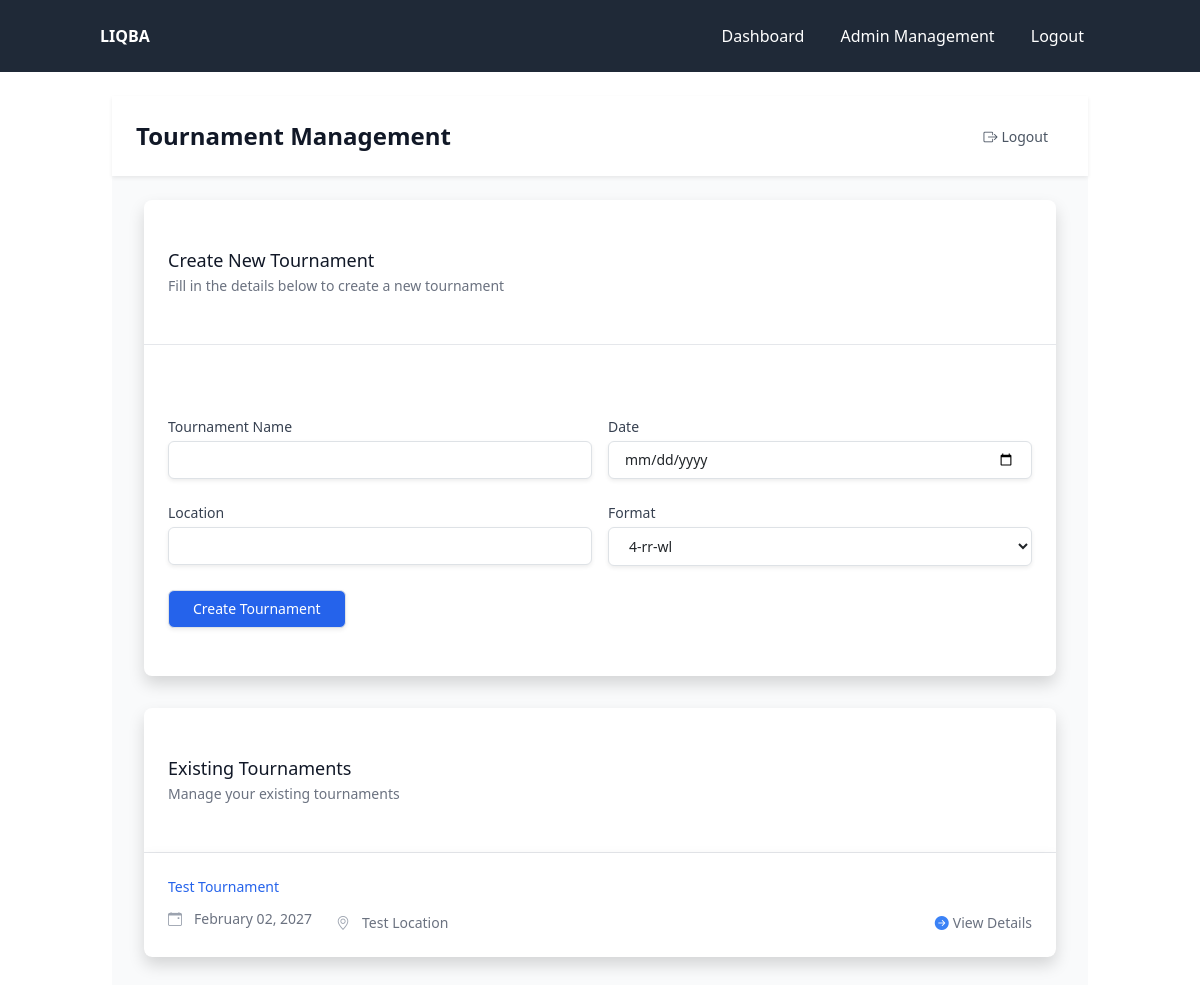
The app's page /admin/dashboard (signed in) with its own data.
### models/tournament.py (models this page shows, shortened)
class Tournament(db.Model):
    __tablename__ = 'tournament'
    id = db.Column(db.Integer, primary_key=True)
    name = db.Column(db.String(100), nullable=False)
    date = db.Column(db.Date, nullable=False)
    location = db.Column(db.String(100))
    password = db.Column(db.String(10), nullable=False)
    format_json = db.Column(db.Text, nullable=False, default='{}')  # JSON format with default value
    status = db.Column(db.String(20), default='planning')  # planning, registration, active, completed
    created_at = db.Column(db.DateTime, server_default=db.func.now())
    updated_at = db.Column(db.DateTime, server_default=db.func.now(), onupdate=db.func.now())
    games = db.relationship('Game', back_populates='tournament', lazy=True, cascade='all, delete-orphan')
    questions = db.relationship('Question', back_populates='tournament_rel', lazy=True, foreign_keys='Question.tournament_id')
    team_aliases = db.relationship('TeamAlias', back_populates='tournament', lazy=True, cascade='all, delete-orphan')
    room_aliases = db.relationship('RoomAlias', back_populates='tournament', lazy=True, cascade='all, delete-orphan')
    reader_assignments = db.relationship(
        'ReaderTournament',
        back_populates='tournament',
        cascade='all, delete-orphan',
        single_parent=True
    )
    readers = association_proxy(
        'reader_assignments', 'reader',
        creator=lambda r: ReaderTournament(reader=r)
    )
    @property
    def format(self):
        return json.loads(self.format_json)
    @format.setter
    def format(self, value):
        if isinstance(value, str):
            self.format_json = value
        else:
            self.format_json = json.dumps(value)

### controllers/admin_controller.py (the view, shortened to what this page needs)
@admin_bp.route('/dashboard', methods=['GET', 'POST'], endpoint='dashboard')
@admin_login_required
def dashboard():
    form = CreateTournamentForm()
    try:
        tournaments = Tournament.query.order_by(Tournament.date.desc()).all()
        formats_dir = os.path.join(os.path.dirname(os.path.dirname(os.path.abspath(__file__))), 'formats')
        formats = []
        if os.path.exists(formats_dir):
            formats = [f.split('.')[0] for f in os.listdir(formats_dir) if f.endswith('.json')]
        form.format.choices = [(f, f) for f in formats]
        return render_template('admin/dashboard.html',
                            tournaments=tournaments,
                            formats=formats,
                            form=form,
                            current_date=datetime.now().strftime('%Y-%m-%d'))
    except Exception as e:
        db.session.rollback()
        print(f"Error in dashboard: {str(e)}")
        flash(f'An error occurred while loading the dashboard: {str(e)}', 'danger')
        return render_template('admin/dashboard.html',
                            tournaments=[],
                            formats=[],
                            form=CreateTournamentForm(),
                            current_date=datetime.now().strftime('%Y-%m-%d'))

### controllers/admin_controller.py
class CreateTournamentForm(FlaskForm):
    name = StringField('Tournament Name', validators=[validators.DataRequired()])
    date = StringField('Date', validators=[validators.DataRequired()])
    location = StringField('Location', validators=[validators.DataRequired()])
    format = SelectField('Format', validators=[validators.DataRequired()], choices=[])
    submit = SubmitField('Create Tournament')

### controllers/admin_controller.py (called while the page is built)
def admin_login_required(f):
    @wraps(f)
    def decorated_function(*args, **kwargs):
        if 'admin_id' not in session:
            flash('Please login first', 'warning')
            return redirect(url_for('admin.login'))
        return f(*args, **kwargs)
    return decorated_function

@admin_bp.before_request
def check_password_change():
    if 'admin_id' not in session or request.endpoint in ['admin.logout', 'admin.change_password', 'static']:
        return
    admin = Admin.query.get(session['admin_id'])
    if admin and admin.needs_password_change:
        if request.endpoint != 'admin.change_password':
            return redirect(url_for('admin.change_password'))

### controllers/reader_controller.py (called while the page is built)
@login_manager.user_loader
def load_reader(reader_id):
    return Reader.query.get(int(reader_id))

### templates/admin/dashboard.html (shortened to what this page needs)
{% extends "base.html" %}
{% block content %}
<div class="min-h-screen bg-gray-50">
  <header class="bg-white shadow-sm">
    <div class="max-w-7xl mx-auto py-4 px-4 sm:px-6 lg:px-8 flex justify-between items-center">
      <h1 class="text-2xl font-semibold text-gray-900">Tournament Management</h1>
      <div>
        <a href="{{ url_for('admin.logout') }}" class="text-gray-600 hover:text-gray-900 px-3 py-2 rounded-md text-sm font-medium">
          <i class="bi bi-box-arrow-right mr-1"></i>Logout
        </a>
      </div>
    </div>
  </header>
    <main class="max-w-7xl mx-auto py-6 sm:px-6 lg:px-8">
      <div class="bg-white shadow overflow-hidden sm:rounded-lg mb-8">
        <div class="px-4 py-5 sm:px-6 border-b border-gray-200">
          <h3 class="text-lg leading-6 font-medium text-gray-900">Create New Tournament</h3>
          <p class="mt-1 max-w-2xl text-sm text-gray-500">Fill in the details below to create a new tournament</p>
        </div>
        <div class="px-4 py-5 sm:p-6">
          <form method="post" class="space-y-6">
            <div class="grid grid-cols-1 gap-y-6 gap-x-4 sm:grid-cols-6">
              <div class="sm:col-span-6 md:col-span-3">
                {{ form.name.label(class="block text-sm font-medium text-gray-700") }}
                {{ form.name(class="mt-1 block w-full border border-gray-300 rounded-md shadow-sm py-2 px-3 focus:outline-none focus:ring-blue-500 focus:border-blue-500 sm:text-sm") }}
              </div>
              <div class="sm:col-span-6 md:col-span-3">
                {{ form.date.label(class="block text-sm font-medium text-gray-700") }}
                {{ form.date(type="date", class="mt-1 block w-full border border-gray-300 rounded-md shadow-sm py-2 px-3 focus:outline-none focus:ring-blue-500 focus:border-blue-500 sm:text-sm date-picker") }}
              </div>
              <div class="sm:col-span-6 md:col-span-3">
                {{ form.location.label(class="block text-sm font-medium text-gray-700") }}
                {{ form.location(class="mt-1 block w-full border border-gray-300 rounded-md shadow-sm py-2 px-3 focus:outline-none focus:ring-blue-500 focus:border-blue-500 sm:text-sm") }}
              </div>
              <div class="sm:col-span-6 md:col-span-3">
                {{ form.format.label(class="block text-sm font-medium text-gray-700") }}
                {{ form.format(class="mt-1 block w-full border border-gray-300 bg-white rounded-md shadow-sm py-2 px-3 focus:outline-none focus:ring-blue-500 focus:border-blue-500 sm:text-sm") }}
              </div>
              <div class="sm:col-span-6">
                {{ form.submit(class="inline-flex justify-center py-2 px-4 border border-transparent shadow-sm text-sm font-medium rounded-md text-white bg-blue-600 hover:bg-blue-700 focus:outline-none focus:ring-2 focus:ring-offset-2 focus:ring-blue-500") }}
              </div>
            </div>
          </form>
        </div>
      </div>
      <div class="bg-white shadow overflow-hidden sm:rounded-lg">
        <div class="px-4 py-5 sm:px-6 border-b border-gray-200">
          <h3 class="text-lg leading-6 font-medium text-gray-900">Existing Tournaments</h3>
          <p class="mt-1 max-w-2xl text-sm text-gray-500">Manage your existing tournaments</p>
        </div>
        <div class="bg-white shadow overflow-hidden sm:rounded-b-lg">
          <ul class="divide-y divide-gray-200">
            {% for tournament in tournaments %}
            <li class="hover:bg-gray-50">
              <a href="{{ url_for('admin.tournament_details', tournament_id=tournament.id) }}"
                 class="block px-4 py-4 sm:px-6">
                <div class="flex items-center justify-between">
                  <p class="text-sm font-medium text-blue-600 truncate">{{ tournament.name }}</p>
                </div>
                <div class="mt-2 sm:flex sm:justify-between">
                  <div class="sm:flex">
                    <p class="flex items-center text-sm text-gray-500">
                      <i class="bi bi-calendar-event mr-1.5 h-5 w-5 text-gray-400"></i>
                      {{ tournament.date.strftime('%B %d, %Y') }}
                    </p>
                    <p class="mt-2 flex items-center text-sm text-gray-500 sm:mt-0 sm:ml-6">
                      <i class="bi bi-geo-alt mr-1.5 h-5 w-5 text-gray-400"></i>
                      {{ tournament.location }}
                    </p>
                  </div>
                  <div class="mt-2 flex items-center text-sm text-gray-500 sm:mt-0">
                    <i class="bi bi-arrow-right-circle-fill text-blue-500 mr-1"></i>
                    View Details
                  </div>
                </div>
              </a>
            </li>
            {% else %}
            <li class="px-4 py-6 sm:px-6 text-center text-gray-500">
              No tournaments found. Create your first tournament above.
            </li>
            {% endfor %}
          </ul>
        </div>
      </div>
    </main>
  </div>
{% endblock %}

### templates/base.html (style rules this page uses)
html, body { height: 100%; }
body { display: flex; flex-direction: column; }
main { flex: 1 0 auto; }

### records on screen
Tournament: name "Test Tournament", date "February 02, 2027", location "Test Location"
